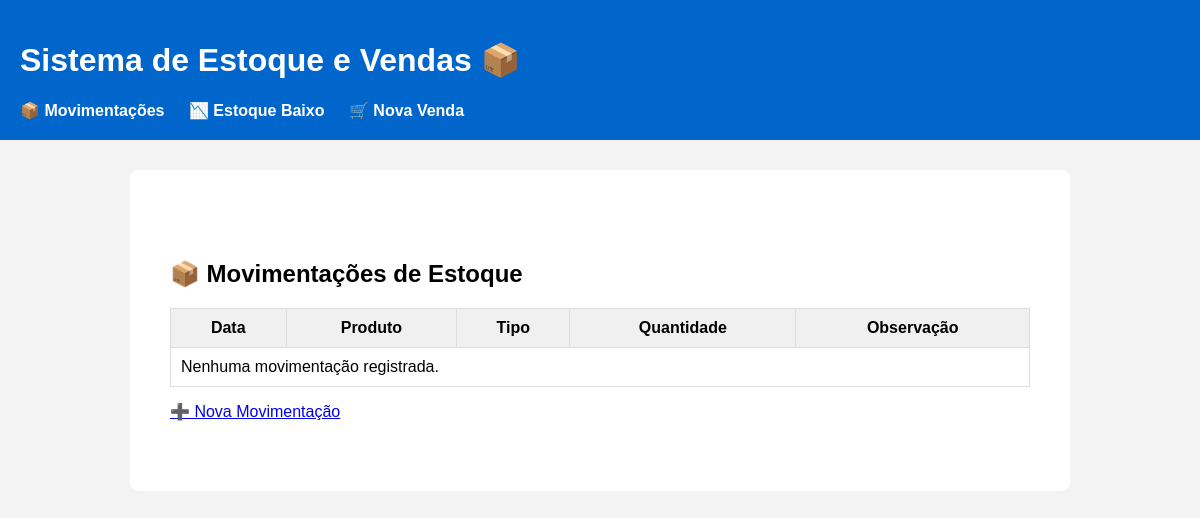
Before: /movimentacoes/ with the older database file.
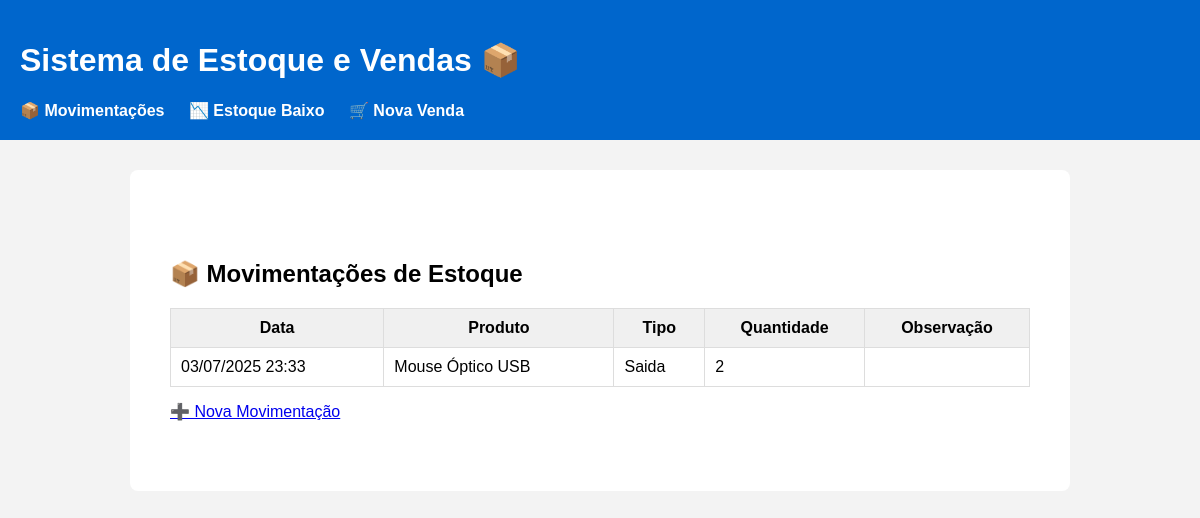
After: the same page with the newer database file.
### core/models.py (models this page shows, shortened)
class MovimentacaoEstoque(models.Model):
    TIPO_CHOICES = (
        ('Entrada', 'entrada'),
        ('Saida', 'Saída'),
    )
    produto = models.ForeignKey(Produto, on_delete=models.CASCADE)
    tipo = models.CharField(max_length=10, choices=TIPO_CHOICES)
    quantidade = models.IntegerField()
    data = models.DateTimeField(auto_now_add=True)
    observacao = models.TextField(blank=True, null=True)

class Produto(models.Model):
    nome = models.CharField(max_length=100)
    descricao = models.TextField(blank=True)
    preco = models.DecimalField(max_digits=10, decimal_places=2)
    quantidade_estoque = models.IntegerField()
    estoque_minimo = models.IntegerField(default=0)
    fornecedor = models.ForeignKey(Fornecedor, on_delete=models.CASCADE)
    data_cadastro = models.DateField(auto_now_add=True)

### core/views.py (the view)
# urls.py: path('movimentacoes/', views.movimentacoes_estoque, name='movimentacoes_estoque'),
def movimentacoes_estoque(request):
    movimentacoes = MovimentacaoEstoque.objects.all().order_by('-data')
    return render(request, 'core/movimentacoes.html', {'movimentacoes': movimentacoes})

### core/templates/core/movimentacoes.html (shortened to what this page needs)
{% extends 'core/base.html' %}
{% load static %}
{% block content %}
<div class="container">
    <h2>📦 Movimentações de Estoque</h2>
    <table class="table">
        <thead>
            <tr>
                <th>Data</th>
                <th>Produto</th>
                <th>Tipo</th>
                <th>Quantidade</th>
                <th>Observação</th>
            </tr>
        </thead>
        <tbody>
            {% for m in movimentacoes %}
            <tr>
                <td>{{ m.data|date:"d/m/Y H:i" }}</td>
                <td>{{ m.produto.nome }}</td>
                <td>{{ m.tipo }}</td>
                <td>{{ m.quantidade }}</td>
                <td>{{ m.observacao }}</td>
            </tr>
            {% empty %}
            <tr>
                <td colspan="5">Nenhuma movimentação registrada.</td>
            </tr>
            {% endfor %}
        </tbody>
    </table>
    <a href="{% url 'nova_movimentacao' %}" class="btn btn-primary">➕ Nova Movimentação</a>
</div>
{% endblock %}

Changed rows visible on the page:
added MovimentacaoEstoque: data "03/07/2025 23:33", produto.nome "Mouse Óptico USB", tipo "Saida", quantidade "2"
Other visible differences:
text no longer shown: "Nenhuma movimentação registrada."
